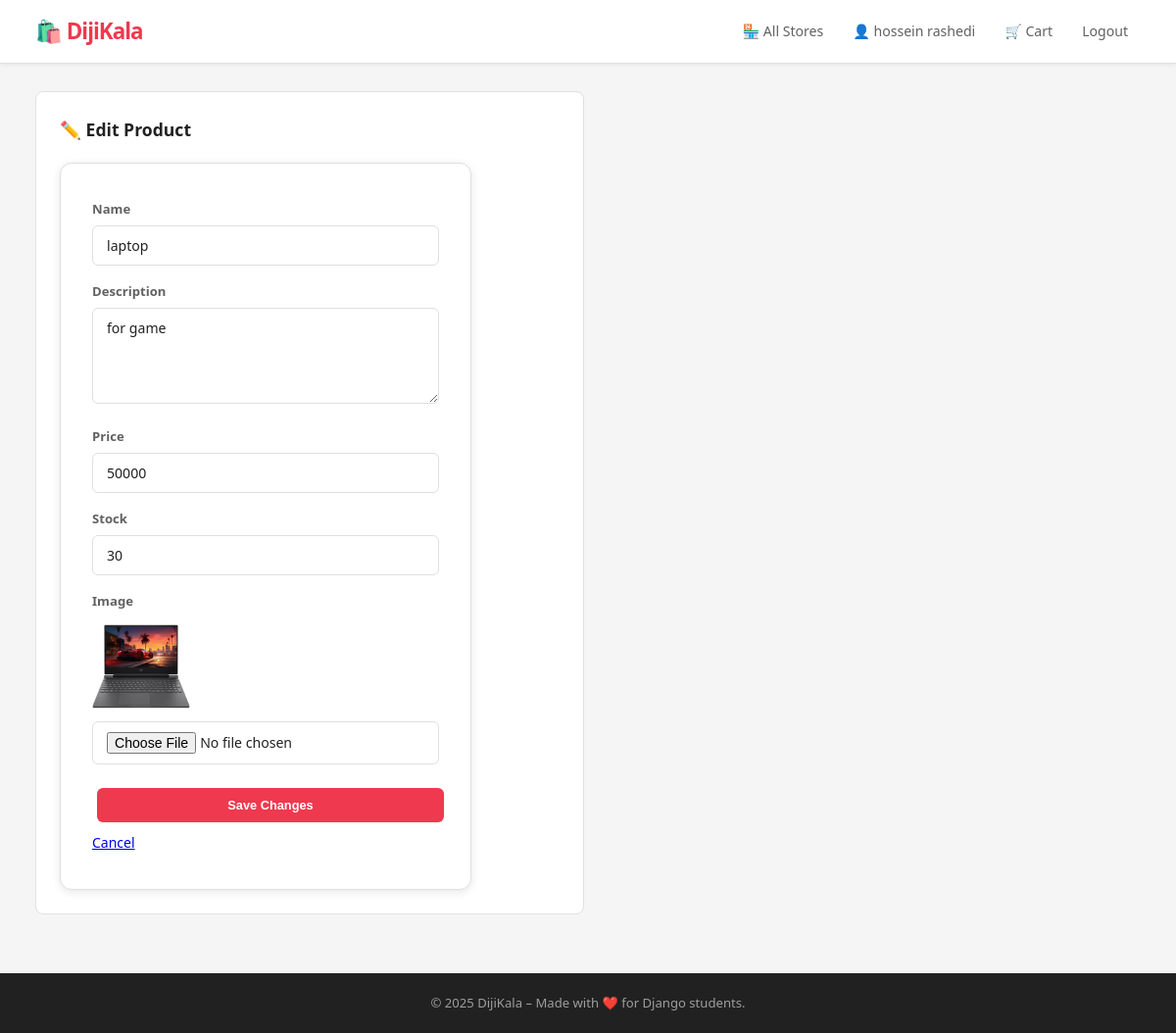
The app's page /stores/seller/product/3/edit/ (signed in), older data.
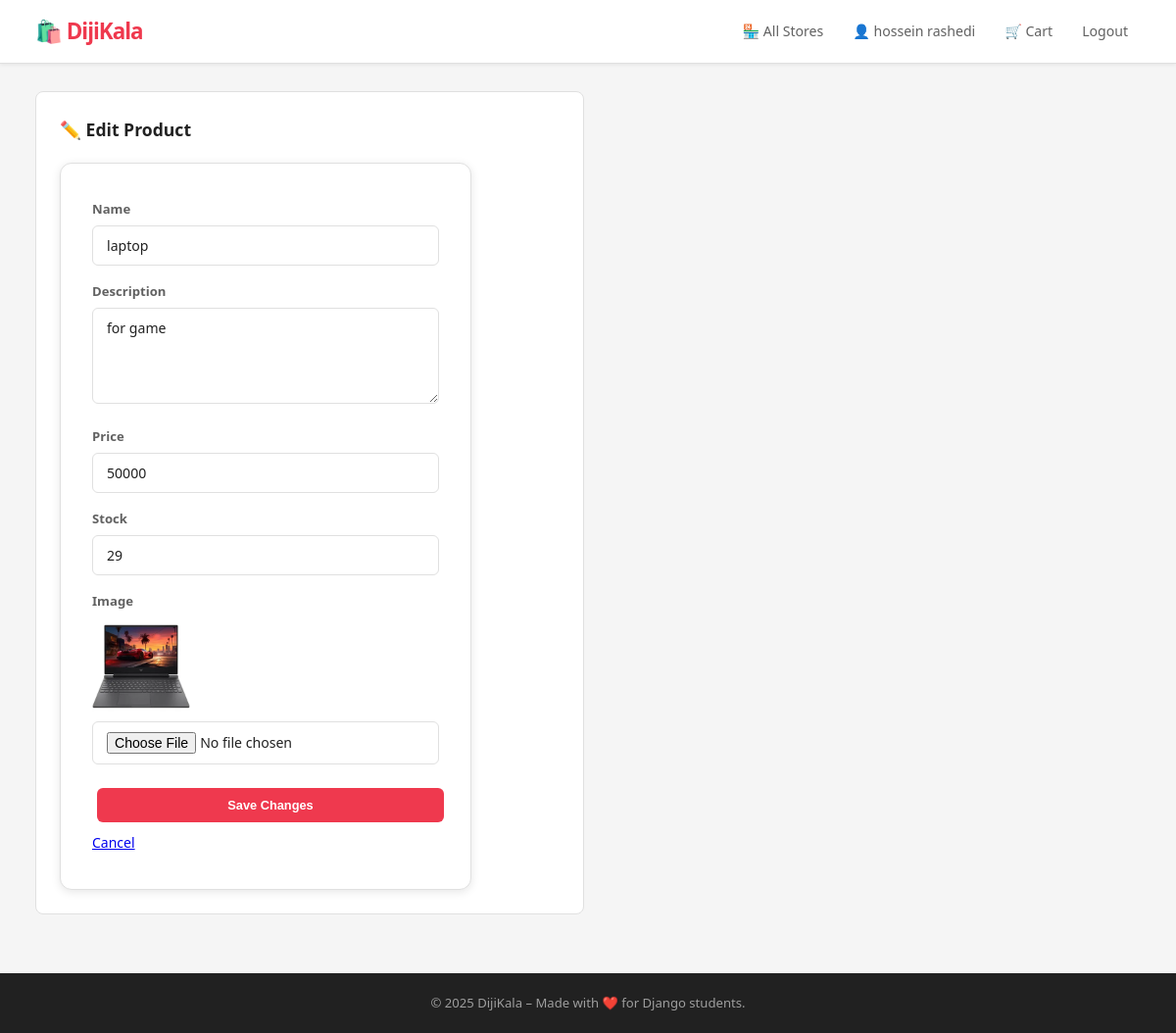
The same page, newer data.
### stores/models.py (models this page shows, shortened)
class Product(models.Model):
    category = models.ForeignKey(Category, on_delete=models.SET_NULL, null=True, blank=True, related_name='products')  # ← اضافه کن
    name = models.CharField(max_length=200,verbose_name="Name")
    price = models.DecimalField(max_digits=10,decimal_places=0,verbose_name="Price")
    description = models.TextField(blank=True, null=True,verbose_name="Descriptions")
    image = models.ImageField( upload_to="stores/images/",verbose_name="Image")
    store = models.ForeignKey(Store,on_delete=models.CASCADE,related_name="products")
    created_at = models.DateTimeField(auto_now_add=True)
    stock = models.PositiveIntegerField(default=0, verbose_name="Stock")
    is_active = models.BooleanField(default=True, verbose_name="Active")
    class Meta:
        verbose_name = "Product"
        verbose_name_plural = "Products"
        ordering = ["-created_at"]

### stores/views.py (the view)
# urls.py: path('seller/product/<int:product_id>/edit/', edit_product, name='edit_product'),
@login_required
def edit_product(request, product_id):
    product = get_object_or_404(Product, id=product_id)
    if product.store.owner != request.user:
        raise PermissionDenied
    form = AddProductForm(request.POST or None, request.FILES or None, instance=product)
    if form.is_valid():
        form.save()
        messages.success(request, 'Product updated.')
        return redirect('manage_store', pk=product.store.pk)
    return render(request, 'stores/edit_product.html', {
        'form': form,
        'product': product,
    })

### stores/forms.py (shortened to what this page needs)
class AddProductForm(forms.ModelForm):
    class Meta:
        model = Product
        fields = ['name', 'description', 'price', 'stock', 'image', 'category']
        widgets = {
            'name': forms.TextInput(attrs={'class': 'form-control'}),
            'description': forms.Textarea(attrs={'class': 'form-control', 'rows': 4}),
            'price': forms.NumberInput(attrs={'class': 'form-control'}),
            'stock': forms.NumberInput(attrs={'class': 'form-control'}),
            'image': forms.FileInput(attrs={'class': 'form-control'}),
            'category': forms.Select(attrs={'class': 'form-control'}),
        }

### accounts/models.py (called while the page is built)
        def __str__(self):
            return f"{self.first_name} {self.last_name}"

### templates/stores/edit_product.html (shortened to what this page needs)
{% extends 'base/base.html' %}
{% block content %}
<div class="form-container">
    <h2>✏️ Edit Product</h2>
    <form method="post" enctype="multipart/form-data" class="auth-form">
        <div class="form-group">
            <label>Name</label>
            {{ form.name }}
        </div>
        <div class="form-group">
            <label>Description</label>
            {{ form.description }}
        </div>
        <div class="form-group">
            <label>Price</label>
            {{ form.price }}
        </div>
        <div class="form-group">
            <label>Stock</label>
            {{ form.stock }}
        </div>
        <div class="form-group">
            <label>Image</label>
            {% if product.image %}
                <img src="{{ product.image.url }}" alt="{{ product.name }}" width="100">
            {% endif %}
            {{ form.image }}
        </div>
        <button type="submit" class="btn">Save Changes</button>
        <a href="{% url 'manage_store' product.store.pk %}" class="btn-link">Cancel</a>
    </form>
</div>
{% endblock %}

Row changes from the older to the newer data that the page shows:
changed Product "laptop": stock "30" → "29"
